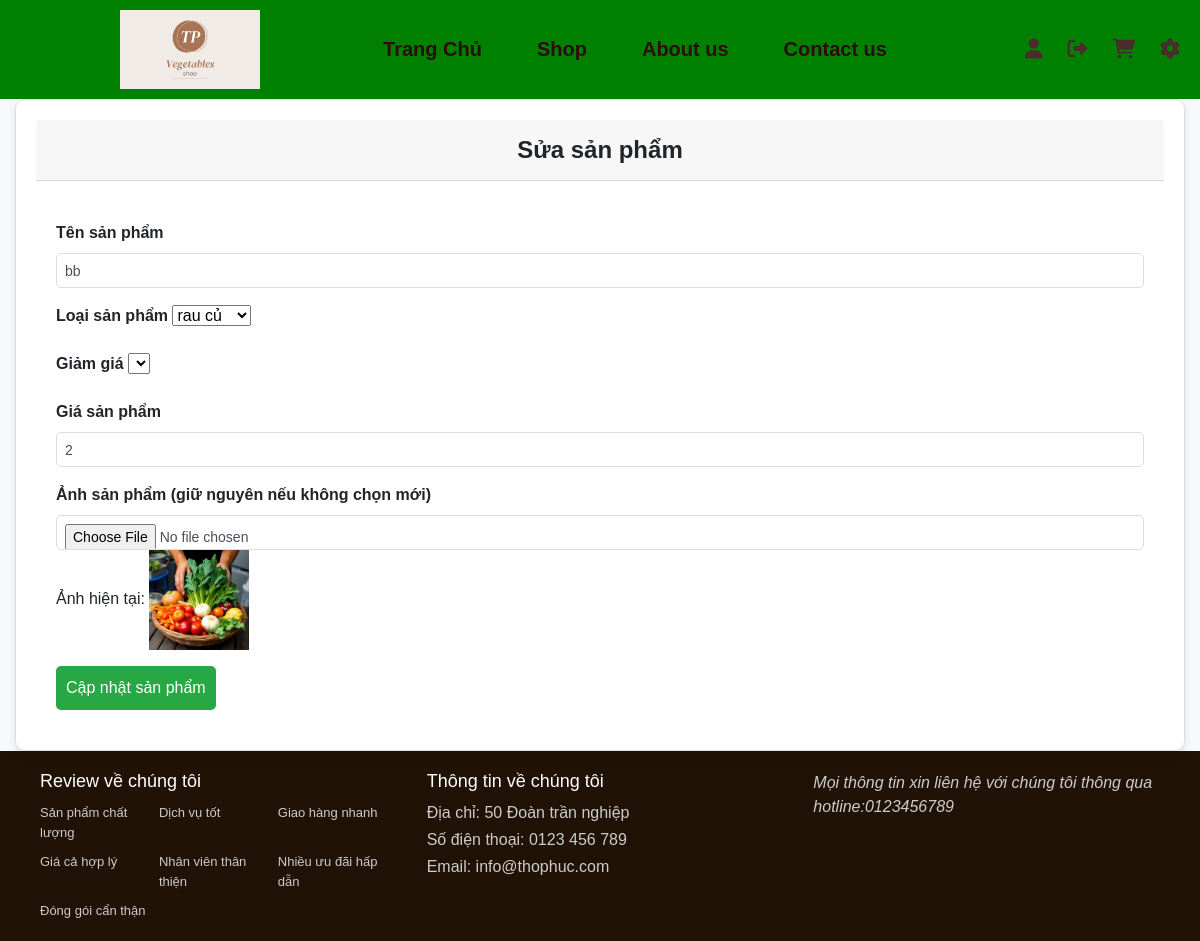
The app's page /Quanly/suasp.php?id=7 with its own data.
### tables this page shows
CREATE TABLE `product` (
  `product_id` int(5) NOT NULL,
  `product_name` varchar(50) NOT NULL,
  `price` double NOT NULL,
  `img` varchar(50) NOT NULL,
  `type_id` int(5) NOT NULL,
  `saleoff_id` int(5) NOT NULL
);

### Quanly/suasp.php (the view, shortened to what this page needs)
<?php
include '../database/connect.php';
include '../thanhgiaodien/header.php';
if (isset($_GET['id'])) {
    $product_id = $_GET['id'];
    $stmt = $conn->prepare("SELECT * FROM product WHERE product_id = ?");
    $stmt->bind_param("i", $product_id);
    $stmt->execute();
    $result = $stmt->get_result();
    if ($result->num_rows > 0) {
        $product = $result->fetch_assoc();
    } else {
        echo "Sản phẩm không tồn tại.";
        exit();
    }
}
?>
<!DOCTYPE html>
<html lang="vi">
<head>
    <link rel="stylesheet" href="../path/to/your/css/bootstrap.min.css">
</head>
<body>
    <div class="container-fluid">
        <div class="card">
            <div class="card-header">Sửa sản phẩm</div>
            <div class="card-body">
                <form method="post" enctype="multipart/form-data">
                    <div class="mb-3">
                        <label class="form-label">Tên sản phẩm</label>
                        <input type="text" name="product_name" value="<?= $product['product_name'] ?>"
                            class="form-control" required />
                    </div>
                    <div class="mb-3">
                        <label class="form-label">Loại sản phẩm</label>
                        <select class="form-select" name="type_id" required>
                            <?php
                            $result_types = mysqli_query($conn, "SELECT * FROM type");
                            while ($row = mysqli_fetch_assoc($result_types)) {
                                $selected = ($row['type_id'] == $product['type_id']) ? "selected" : "";
                                echo "<option value='{$row['type_id']}' $selected>{$row['type_name']}</option>";
                            }
                            ?>
                        </select>
                    </div>
                    <div class="mb-3">
                        <label class="form-label">Giảm giá</label>
                        <select class="form-select" name="saleoff_id" required>
                            <?php
                            $result_saleoff = mysqli_query($conn, "SELECT * FROM saleoff");
                            while ($row1 = mysqli_fetch_assoc($result_saleoff)) {
                                $selected = ($row1['saleoff_id'] == $product['saleoff_id']) ? "selected" : "";
                                echo "<option value='{$row1['saleoff_id']}' $selected>{$row1['sale']}</option>";
                            }
                            ?>
                        </select>
                    </div>
                    <div class="mb-3">
                        <label for="price" class="form-label">Giá sản phẩm</label>
                        <input type="number" name="price" id="price" class="form-control"
                            value="<?= $product['price'] ?>" required />
                    </div>
                    <div class="mb-3">
                        <label class="form-label">Ảnh sản phẩm (giữ nguyên nếu không chọn mới)</label>
                        <input type="file" name="img" class="form-control" />
                        <p>Ảnh hiện tại: <img src="../anh/<?= $product['img'] ?>" alt="" width="100"></p>
                    </div>
                    <button name="submit" type="submit" class="btn btn-success">Cập nhật sản phẩm</button>
                </form>
            </div>
        </div>
    </div>
</body>
</html>
<?php include '../Thanhgiaodien/footer.php'; ?>

### csspage/header.css (style rules this page uses)
* { margin: 0; padding: 0; box-sizing: border-box; }
body { background-color: rgb(255, 255, 255); }

### csspage/footer.css (style rules this page uses)
* { margin: 0; padding: 0; box-sizing: border-box; }
body { font-family: Arial, sans-serif; display: flex; flex-direction: column; min-height: 100vh; }

### Quanly/suasp.php (style rules this page uses)
body { position: relative; top: 120px; display: flex; justify-content: center; align-items: center; height: 600px; margin: 0; background-color: #f8f9fa; font-family: Arial, sans-serif; }
.card { width: 100%; background: #ffffff; border: 1px solid #ddd; border-radius: 10px; box-shadow: 0 4px 8px rgba(0, 0, 0, 0.1); padding: 20px; }
.card-header { font-size: 24px; font-weight: bold; margin-bottom: 20px; text-align: center; }
.form-label { font-weight: bold; text-align: right; }
.form-control { width: 100%; padding: 8px; border: 1px solid #ddd; border-radius: 5px; font-size: 14px; }
.btn { grid-column: 1 / -1; padding: 10px; font-size: 16px; background: #28a745; border: none; color: white; border-radius: 5px; cursor: pointer; }

### records on screen
product: product_name "bb", price "2", img (picture)

### other values on screen
form field type_id "rau củ"
